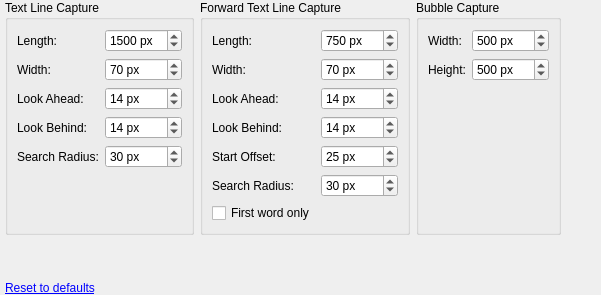
     <widget class="QWidget" name="tabOcrOptions">
      <layout class="QGridLayout" name="gridLayout_9">
       <property name="leftMargin">
        <number>5</number>
       </property>
       <property name="topMargin">
        <number>0</number>
       </property>
       <property name="rightMargin">
        <number>0</number>
       </property>
       <property name="bottomMargin">
        <number>0</number>
       </property>
       <item row="0" column="3">
        <spacer name="horizontalSpacer_13">
         <property name="orientation">
          <enum>Qt::Horizontal</enum>
         </property>
         <property name="sizeHint" stdset="0">
          <size>
           <width>40</width>
           <height>20</height>
          </size>
         </property>
        </spacer>
       </item>
       <item row="2" column="0">
        <widget class="QLabel" name="labelOcrOptions2Reset">
         <property name="text">
          <string>&lt;a href=&quot;none&quot;&gt;Reset to defaults&lt;/a&gt;</string>
         </property>
        </widget>
       </item>
       <item row="1" column="0">
        <spacer name="verticalSpacer_3">
         <property name="orientation">
          <enum>Qt::Vertical</enum>
         </property>
         <property name="sizeHint" stdset="0">
          <size>
           <width>20</width>
           <height>40</height>
          </size>
         </property>
        </spacer>
       </item>
       <item row="0" column="0">
        <widget class="QGroupBox" name="groupBoxTextLineCapture">
         <property name="title">
          <string>Text Line Capture</string>
         </property>
         <layout class="QFormLayout" name="formLayout_4">
          <item row="0" column="0">
           <widget class="QLabel" name="labelTextLineCaptureLength">
            <property name="toolTip">
             <string>&lt;html&gt;&lt;head/&gt;&lt;body&gt;&lt;p&gt;Length of the capture area screenshot. Increase to capture longer lines.&lt;/p&gt;&lt;p&gt;For horizontal text orientation, length is the left-to-right distance.&lt;/p&gt;&lt;p&gt;For vertical text orientation, length is the top-to-bottom distance.&lt;/p&gt;&lt;p&gt;The capture area screenshot is centered on the mouse position at the time of capture.&lt;/p&gt;&lt;/body&gt;&lt;/html&gt;</string>
            </property>
            <property name="text">
             <string>Length:</string>
            </property>
           </widget>
          </item>
          <item row="0" column="1">
           <widget class="QSpinBox" name="spinBoxTextLineCaptureLength">
            <property name="suffix">
             <string> px</string>
            </property>
            <property name="minimum">
             <number>10</number>
            </property>
            <property name="maximum">
             <number>99999</number>
            </property>
            <property name="value">
             <number>1500</number>
            </property>
           </widget>
          </item>
          <item row="1" column="0">
           <widget class="QLabel" name="labelTextLineCaptureWidth">
            <property name="toolTip">
             <string>&lt;html&gt;&lt;head/&gt;&lt;body&gt;&lt;p&gt;Width of the capture area screenshot. Increase to capture extremely large fonts.&lt;/p&gt;&lt;p&gt;For horizontal text orientation, width is the top-to-bottom distance.&lt;/p&gt;&lt;p&gt;For vertical text orientation, width is the left-to-right distance.&lt;/p&gt;&lt;p&gt;The capture area screenshot is centered on the mouse position at the time of capture.&lt;/p&gt;&lt;/body&gt;&lt;/html&gt;</string>
            </property>
            <property name="text">
             <string>Width:</string>
            </property>
           </widget>
          </item>
          <item row="1" column="1">
           <widget class="QSpinBox" name="spinBoxTextLineCaptureWidth">
            <property name="suffix">
             <string> px</string>
            </property>
            <property name="minimum">
             <number>6</number>
            </property>
            <property name="maximum">
             <number>99999</number>
            </property>
            <property name="value">
             <number>70</number>
            </property>
           </widget>
          </item>
          <item row="2" column="0">
           <widget class="QLabel" name="labelTextLineCaptureLookahead">
            <property name="toolTip">
             <string>&lt;html&gt;&lt;head/&gt;&lt;body&gt;&lt;p&gt;Maximum whitespace distance when expanding the capture area forward. Decrease if too much is captured. Increase if not enough is captured.&lt;/p&gt;&lt;/body&gt;&lt;/html&gt;</string>
            </property>
            <property name="text">
             <string>Look Ahead:</string>
            </property>
           </widget>
          </item>
          <item row="2" column="1">
           <widget class="QSpinBox" name="spinBoxTextLineCaptureLookahead">
            <property name="suffix">
             <string> px</string>
            </property>
            <property name="minimum">
             <number>1</number>
            </property>
            <property name="maximum">
             <number>99999</number>
            </property>
            <property name="value">
             <number>14</number>
            </property>
           </widget>
          </item>
          <item row="3" column="0">
           <widget class="QLabel" name="labelTextLineCaptureLookbehind">
            <property name="toolTip">
             <string>&lt;html&gt;&lt;head/&gt;&lt;body&gt;&lt;p&gt;Maximum whitespace distance when expanding the target capture area backward. Decrease if too much is captured. Increase if not enough is captured.&lt;/p&gt;&lt;/body&gt;&lt;/html&gt;</string>
            </property>
            <property name="text">
             <string>Look Behind:</string>
            </property>
           </widget>
          </item>
          <item row="3" column="1">
           <widget class="QSpinBox" name="spinBoxTextLineCaptureLookbehind">
            <property name="suffix">
             <string> px</string>
            </property>
            <property name="minimum">
             <number>1</number>
            </property>
            <property name="maximum">
             <number>99999</number>
            </property>
            <property name="value">
             <number>14</number>
            </property>
           </widget>
          </item>
          <item row="5" column="0">
           <widget class="QLabel" name="labelTextLineCaptureSearchRadius">
            <property name="toolTip">
             <string>&lt;html&gt;&lt;head/&gt;&lt;body&gt;&lt;p&gt;Maximum distance to search between mouse position and closest text pixel.&lt;/p&gt;&lt;/body&gt;&lt;/html&gt;</string>
            </property>
            <property name="text">
             <string>Search Radius:</string>
            </property>
           </widget>
          </item>
          <item row="5" column="1">
           <widget class="QSpinBox" name="spinBoxTextLineCaptureSearchRadius">
            <property name="suffix">
             <string> px</string>
            </property>
            <property name="minimum">
             <number>1</number>
            </property>
            <property name="maximum">
             <number>99999</number>
            </property>
            <property name="value">
             <number>30</number>
            </property>
           </widget>
          </item>
         </layout>
        </widget>
       </item>
       <item row="0" column="1">
        <widget class="QGroupBox" name="groupBoxForwardTextLineCapture">
         <property name="title">
          <string>Forward Text Line Capture</string>
         </property>
         <layout class="QFormLayout" name="formLayout_5">
          <item row="0" column="0">
           <widget class="QLabel" name="labelForwardTextLineCaptureLength">
            <property name="toolTip">
             <string>&lt;html&gt;&lt;head/&gt;&lt;body&gt;&lt;p&gt;Length of the capture area screenshot. Increase to capture longer lines.&lt;/p&gt;&lt;p&gt;For horizontal text orientation, length is the left-to-right distance.&lt;/p&gt;&lt;p&gt;For vertical text orientation, length is the top-to-bottom distance.&lt;/p&gt;&lt;/body&gt;&lt;/html&gt;</string>
            </property>
            <property name="text">
             <string>Length:</string>
            </property>
           </widget>
          </item>
          <item row="0" column="1">
           <widget class="QSpinBox" name="spinBoxForwardTextLineCaptureLength">
            <property name="suffix">
             <string> px</string>
            </property>
            <property name="minimum">
             <number>10</number>
            </property>
            <property name="maximum">
             <number>99999</number>
            </property>
            <property name="value">
             <number>750</number>
            </property>
           </widget>
          </item>
          <item row="1" column="0">
           <widget class="QLabel" name="labelForwardTextLineCaptureWidth">
            <property name="toolTip">
             <string>&lt;html&gt;&lt;head/&gt;&lt;body&gt;&lt;p&gt;Width of the capture area screenshot. Increase to capture extremely large fonts.&lt;/p&gt;&lt;p&gt;For horizontal text orientation, width is the top-to-bottom distance.&lt;/p&gt;&lt;p&gt;For vertical text orientation, width is the left-to-right distance.&lt;/p&gt;&lt;/body&gt;&lt;/html&gt;</string>
            </property>
            <property name="text">
             <string>Width:</string>
            </property>
           </widget>
          </item>
          <item row="1" column="1">
           <widget class="QSpinBox" name="spinBoxForwardTextLineCaptureWidth">
            <property name="suffix">
             <string> px</string>
            </property>
            <property name="minimum">
             <number>6</number>
            </property>
            <property name="maximum">
             <number>99999</number>
            </property>
            <property name="value">
             <number>70</number>
            </property>
           </widget>
          </item>
          <item row="2" column="0">
           <widget class="QLabel" name="labelForwardTextLineCaptureLookahead">
            <property name="toolTip">
             <string>&lt;html&gt;&lt;head/&gt;&lt;body&gt;&lt;p&gt;Maximum whitespace distance when expanding the capture area forward. Decrease if too much is captured. Increase if not enough is captured.&lt;/p&gt;&lt;/body&gt;&lt;/html&gt;</string>
            </property>
            <property name="text">
             <string>Look Ahead:</string>
            </property>
           </widget>
          </item>
          <item row="2" column="1">
           <widget class="QSpinBox" name="spinBoxForwardTextLineCaptureLookahead">
            <property name="suffix">
             <string> px</string>
            </property>
            <property name="minimum">
             <number>1</number>
            </property>
            <property name="maximum">
             <number>99999</number>
            </property>
            <property name="value">
             <number>14</number>
            </property>
           </widget>
          </item>
          <item row="3" column="0">
           <widget class="QLabel" name="labelForwardTextLineCaptureLookbehind">
            <property name="toolTip">
             <string>&lt;html&gt;&lt;head/&gt;&lt;body&gt;&lt;p&gt;Maximum whitespace distance when expanding the target capture area backward.&lt;/p&gt;&lt;/body&gt;&lt;/html&gt;</string>
            </property>
            <property name="text">
             <string>Look Behind:</string>
            </property>
           </widget>
          </item>
          <item row="3" column="1">
           <widget class="QSpinBox" name="spinBoxForwardTextLineCaptureLookbehind">
            <property name="suffix">
             <string> px</string>
            </property>
            <property name="minimum">
             <number>1</number>
            </property>
            <property name="maximum">
             <number>99999</number>
            </property>
            <property name="value">
             <number>14</number>
            </property>
           </widget>
          </item>
          <item row="6" column="0">
           <widget class="QLabel" name="labelForwardTextLineCaptureSearchRadius">
            <property name="toolTip">
             <string>&lt;html&gt;&lt;head/&gt;&lt;body&gt;&lt;p&gt;Maximum distance to search between mouse position and closest text pixel.&lt;/p&gt;&lt;/body&gt;&lt;/html&gt;</string>
            </property>
            <property name="text">
             <string>Search Radius:</string>
            </property>
           </widget>
          </item>
          <item row="6" column="1">
           <widget class="QSpinBox" name="spinBoxForwardTextLineCaptureSearchRadius">
            <property name="suffix">
             <string> px</string>
            </property>
            <property name="minimum">
             <number>1</number>
            </property>
            <property name="maximum">
             <number>99999</number>
            </property>
            <property name="value">
             <number>30</number>
            </property>
           </widget>
          </item>
          <item row="7" column="0">
           <widget class="QCheckBox" name="checkBoxForwardTextLineCaptureFirstWord">
            <property name="toolTip">
             <string>&lt;html&gt;&lt;head/&gt;&lt;body&gt;&lt;p&gt;Capture only the first word in the text line.&lt;/p&gt;&lt;p&gt;This option only supports languages that delimit words with spaces.&lt;/p&gt;&lt;p&gt;Entire text line will still be highlighted.&lt;/p&gt;&lt;/body&gt;&lt;/html&gt;</string>
            </property>
            <property name="text">
             <string>First word only</string>
            </property>
           </widget>
          </item>
          <item row="5" column="0">
           <widget class="QLabel" name="labelForwardTextLineCaptureStartDist">
            <property name="toolTip">
             <string>&lt;html&gt;&lt;head/&gt;&lt;body&gt;&lt;p&gt;Offset capture area screenshot this number of pixels left of the first detected text pixel.&lt;/p&gt;&lt;p&gt;For vertical orientation, offset above instead of left.&lt;/p&gt;&lt;/body&gt;&lt;/html&gt;</string>
            </property>
            <property name="text">
             <string>Start Offset:</string>
            </property>
           </widget>
          </item>
          <item row="5" column="1">
           <widget class="QSpinBox" name="spinBoxForwardTextLineCaptureStartOffset">
            <property name="suffix">
             <string> px</string>
            </property>
            <property name="minimum">
             <number>1</number>
            </property>
            <property name="maximum">
             <number>99999</number>
            </property>
            <property name="value">
             <number>25</number>
            </property>
           </widget>
          </item>
         </layout>
        </widget>
       </item>
       <item row="0" column="2">
        <widget class="QGroupBox" name="groupBoxBubbleCapture">
         <property name="title">
          <string>Bubble Capture</string>
         </property>
         <layout class="QFormLayout" name="formLayout_6">
          <item row="1" column="0">
           <widget class="QLabel" name="labelBubbleCaptureHeight">
            <property name="toolTip">
             <string>&lt;html&gt;&lt;head/&gt;&lt;body&gt;&lt;p&gt;Height of the capture area screenshot. Increase to capture larger text bubbles.&lt;/p&gt;&lt;p&gt;The capture area screenshot is centered on the mouse position at the time of capture.&lt;/p&gt;&lt;/body&gt;&lt;/html&gt;</string>
            </property>
            <property name="text">
             <string>Height:</string>
            </property>
           </widget>
          </item>
          <item row="1" column="1">
           <widget class="QSpinBox" name="spinBoxBubbleCaptureHeight">
            <property name="suffix">
             <string> px</string>
            </property>
            <property name="minimum">
             <number>10</number>
            </property>
            <property name="maximum">
             <number>99999</number>
            </property>
            <property name="value">
             <number>500</number>
            </property>
           </widget>
          </item>
          <item row="0" column="0">
           <widget class="QLabel" name="labelBubbleCaptureWidth">
            <property name="toolTip">
             <string>&lt;html&gt;&lt;head/&gt;&lt;body&gt;&lt;p&gt;Width of the capture area screenshot. Increase to capture larger text bubbles.&lt;/p&gt;&lt;p&gt;The capture area screenshot is centered on the mouse position at the time of capture.&lt;/p&gt;&lt;/body&gt;&lt;/html&gt;</string>
            </property>
            <property name="text">
             <string>Width:</string>
            </property>
           </widget>
          </item>
          <item row="0" column="1">
           <widget class="QSpinBox" name="spinBoxBubbleCaptureWidth">
            <property name="suffix">
             <string> px</string>
            </property>
            <property name="minimum">
             <number>10</number>
            </property>
            <property name="maximum">
             <number>99999</number>
            </property>
            <property name="value">
             <number>500</number>
            </property>
           </widget>
          </item>
         </layout>
        </widget>
       </item>
      </layout>
     </widget>
